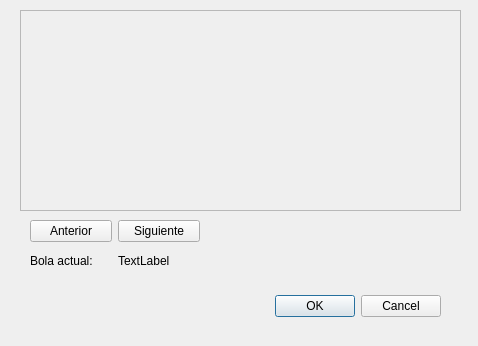
<?xml version="1.0" encoding="UTF-8"?>
<ui version="4.0">
 <class>DConfigTodasBolas</class>
 <widget class="QDialog" name="DConfigTodasBolas">
  <property name="geometry">
   <rect>
    <x>0</x>
    <y>0</y>
    <width>478</width>
    <height>346</height>
   </rect>
  </property>
  <property name="windowTitle">
   <string>Dialog</string>
  </property>
  <widget class="QDialogButtonBox" name="buttonBox">
   <property name="geometry">
    <rect>
     <x>100</x>
     <y>290</y>
     <width>341</width>
     <height>32</height>
    </rect>
   </property>
   <property name="orientation">
    <enum>Qt::Horizontal</enum>
   </property>
   <property name="standardButtons">
    <set>QDialogButtonBox::Cancel|QDialogButtonBox::Ok</set>
   </property>
  </widget>
  <widget class="QFrame" name="frame">
   <property name="geometry">
    <rect>
     <x>20</x>
     <y>10</y>
     <width>441</width>
     <height>201</height>
    </rect>
   </property>
   <property name="frameShape">
    <enum>QFrame::StyledPanel</enum>
   </property>
   <property name="frameShadow">
    <enum>QFrame::Raised</enum>
   </property>
  </widget>
  <widget class="QWidget" name="">
   <property name="geometry">
    <rect>
     <x>30</x>
     <y>220</y>
     <width>170</width>
     <height>54</height>
    </rect>
   </property>
   <layout class="QVBoxLayout" name="verticalLayout">
    <item>
     <layout class="QHBoxLayout" name="horizontalLayout">
      <item>
       <widget class="QPushButton" name="btnAnterior">
        <property name="text">
         <string>Anterior</string>
        </property>
       </widget>
      </item>
      <item>
       <widget class="QPushButton" name="btnSiguiente">
        <property name="text">
         <string>Siguiente</string>
        </property>
       </widget>
      </item>
     </layout>
    </item>
    <item>
     <layout class="QHBoxLayout" name="horizontalLayout_2">
      <item>
       <widget class="QLabel" name="label">
        <property name="text">
         <string>Bola actual:</string>
        </property>
       </widget>
      </item>
      <item>
       <widget class="QLabel" name="lbNombre">
        <property name="text">
         <string>TextLabel</string>
        </property>
       </widget>
      </item>
     </layout>
    </item>
   </layout>
  </widget>
 </widget>
 <resources/>
 <connections>
  <connection>
   <sender>buttonBox</sender>
   <signal>accepted()</signal>
   <receiver>DConfigTodasBolas</receiver>
   <slot>accept()</slot>
   <hints>
    <hint type="sourcelabel">
     <x>248</x>
     <y>254</y>
    </hint>
    <hint type="destinationlabel">
     <x>157</x>
     <y>274</y>
    </hint>
   </hints>
  </connection>
  <connection>
   <sender>buttonBox</sender>
   <signal>rejected()</signal>
   <receiver>DConfigTodasBolas</receiver>
   <slot>reject()</slot>
   <hints>
    <hint type="sourcelabel">
     <x>316</x>
     <y>260</y>
    </hint>
    <hint type="destinationlabel">
     <x>286</x>
     <y>274</y>
    </hint>
   </hints>
  </connection>
 </connections>
</ui>
